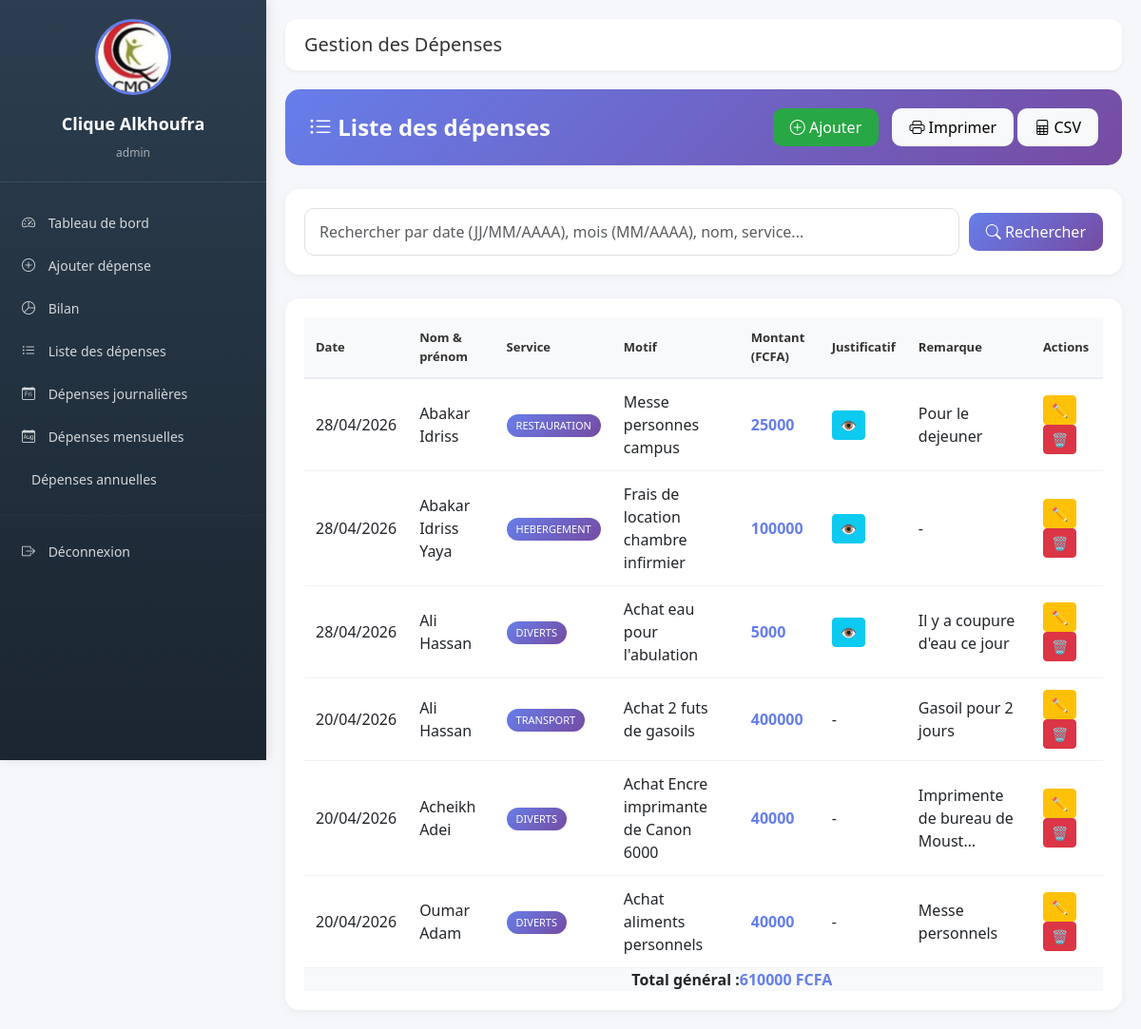
Page /liste/ (signed in) on the earlier database version.
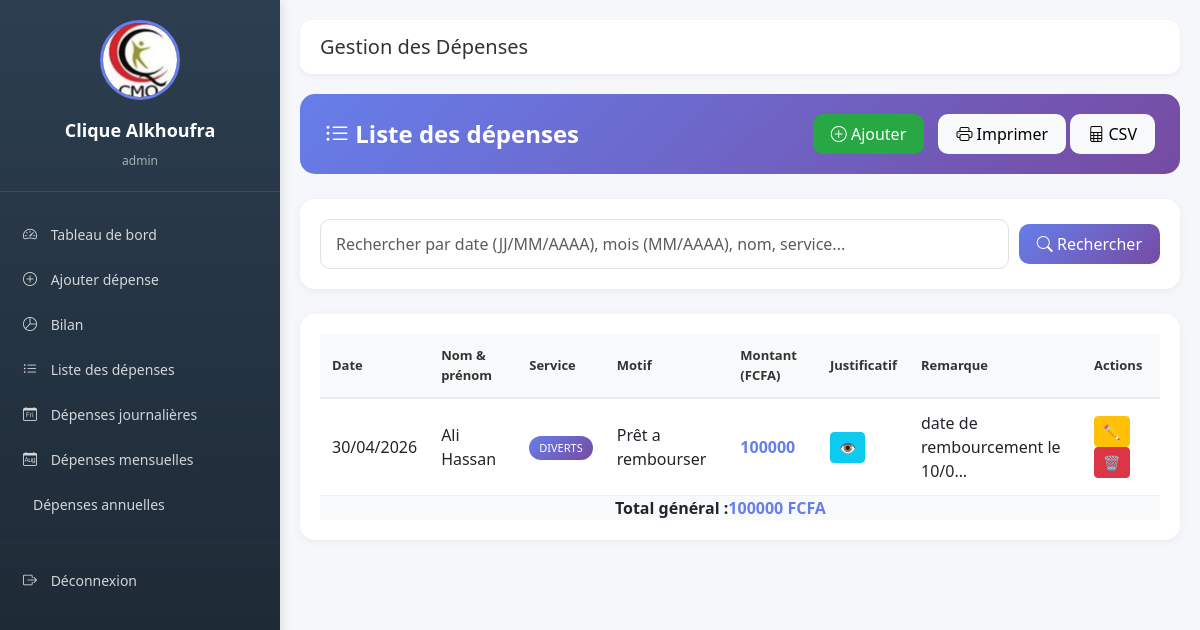
Same page on the later database version.
### depenses/models.py (models this page shows, shortened)
class Depense(models.Model):
    SERVICES = [
        ('SERVICE_CLINIQUE', 'Service Clinique'),
        ('LABORATOIRE', 'Laboratoire'),
        ('CHIRURGIE_INFIRMERIE', 'Chirurgie et Infirmerie'),
        ('CARBURANT', 'Carburant'),
        ('MAINTENANCE', 'Maintenance'),
        ('LOCATION', 'Location'),
        ('CAMPUS_MEDECIN', 'Campus Médecin'),
        ('TAXES', 'Taxes'),
        ('SALAIRE', 'Salaire'),
        ('RECEPTION', 'Réception'),
        ('HYGIENE', 'Hygiène'),
        ('AUTRES', 'Autres'),
    ]
    date = models.DateField(default=timezone.now)
    nom_prenom = models.CharField(max_length=200, verbose_name="Nom et prénom")
    service = models.CharField(max_length=50, choices=SERVICES, default='AUTRES')
    motif_depense = models.TextField(verbose_name="Motif de la dépense")
    montant = models.DecimalField(max_digits=10, decimal_places=2)
    remarque = models.TextField(blank=True, null=True)
    nom_utilisateur = models.ForeignKey(User, on_delete=models.CASCADE)
    created_at = models.DateTimeField(auto_now_add=True)
    updated_at = models.DateTimeField(auto_now=True)
    justificatif = models.FileField(
        upload_to=upload_justificatif_path,
        verbose_name="Justificatif (facture, reçu)",
        blank=True,
        null=True,
        help_text="Formats acceptés: PDF, JPG, PNG, JPEG (max 5MB)"
    )
    justificatif_nom = models.CharField(max_length=255, blank=True, null=True)
    class Meta:
        ordering = ['-date']
        verbose_name = "Dépense"
        verbose_name_plural = "Dépenses"

### depenses/views.py (the view, shortened to what this page needs)
# urls.py: path('liste/', views.liste_depenses, name='liste_depenses'),
@login_required
def liste_depenses(request):
    if request.method == 'POST':
        form = DepenseForm(request.POST, request.FILES)
        if form.is_valid():
            depense = form.save(commit=False)
            depense.nom_utilisateur = request.user
            depense.save()
            messages.success(request, "Dépense ajoutée avec succès.")
            return redirect('liste_depenses')
        else:
            messages.error(request, "Erreur dans le formulaire.")
    else:
        form = DepenseForm(initial={'date': timezone.now().date()})
    recherche = request.GET.get('recherche', '')
    depenses = Depense.objects.filter(nom_utilisateur=request.user)
    recherche_value = ''
    total = depenses.aggregate(Sum('montant'))['montant__sum'] or 0
    context = {
        'depenses': depenses,
        'total': total,
        'recherche_value': recherche_value,
        'form': form,
        'date_aujourdhui': timezone.now().date(),
    }
    return render(request, 'depenses/liste_depenses.html', context)

### depenses/forms.py (shortened to what this page needs)
class DepenseForm(forms.ModelForm):
    class Meta:
        model = Depense
        fields = ['date', 'nom_prenom', 'service', 'motif_depense', 'montant', 'remarque', 'justificatif']
        widgets = {
            'date': forms.DateInput(attrs={'type': 'date', 'class': 'form-control'}),
            'nom_prenom': forms.TextInput(attrs={'class': 'form-control', 'placeholder': 'Nom et prénom'}),
            'service': forms.Select(attrs={'class': 'form-control'}),
            'motif_depense': forms.Textarea(attrs={'class': 'form-control', 'rows': 3, 'placeholder': 'Motif de la dépense'}),
            'montant': forms.NumberInput(attrs={'class': 'form-control', 'placeholder': 'Montant en FCFA'}),
            'remarque': forms.Textarea(attrs={'class': 'form-control', 'rows': 2, 'placeholder': 'Remarques (optionnel)'}),
            'justificatif': forms.FileInput(attrs={'class': 'form-control', 'accept': '.pdf,.jpg,.jpeg,.png'}),
        }

### depenses/templates/depenses/liste_depenses.html (shortened to what this page needs)
{% extends 'depenses/base.html' %}
{% load static %}
{% block content %}
<div class="page-container">
    <div class="page-header no-print">
        <h2><i class="bi bi-list-ul"></i> Liste des dépenses</h2>
        <div class="btn-actions">
            <a href="{% url 'ajouter_depense' %}" class="btn btn-success btn-custom btn-add">
                <i class="bi bi-plus-circle"></i> Ajouter
            </a>
            <button onclick="window.print();" class="btn btn-light btn-custom">
                <i class="bi bi-printer"></i> Imprimer
            </button>
            <button onclick="exporterCSV()" class="btn btn-light btn-custom">
                <i class="bi bi-file-spreadsheet"></i> CSV
            </button>
        </div>
    </div>
    <div class="search-card no-print">
        <form method="get">
            <div class="search-input-group">
                <input type="text" name="recherche" class="form-control"
                       placeholder="Rechercher par date (JJ/MM/AAAA), mois (MM/AAAA), nom, service..."
                       value="{{ recherche_value }}">
                <button type="submit" class="btn btn-primary btn-custom">
                    <i class="bi bi-search"></i> Rechercher
                </button>
            </div>
        </form>
    </div>
    <div class="table-container">
        <table class="custom-table" id="depensesTable">
            <thead>
                <tr>
                    <th>Date</th>
                    <th>Nom & prénom</th>
                    <th>Service</th>
                    <th>Motif</th>
                    <th>Montant (FCFA)</th>
                    <th class="print-hide">Justificatif</th>
                    <th>Remarque</th>
                    <th class="no-print print-hide">Actions</th>
                </tr>
            </thead>
            <tbody>
                {% for depense in depenses %}
                <tr>
                    <td>{{ depense.date|date:"d/m/Y" }}</td>
                    <td>{{ depense.nom_prenom }}</td>
                    <td><span class="badge-service">{{ depense.get_service_display }}</span></td>
                    <td>{{ depense.motif_depense|truncatechars:50 }}</td>
                    <td class="amount">{{ depense.montant|floatformat:0 }}</td>
                    <td class="print-hide">
                        {% if depense.justificatif %}
                            <a href="{% url 'view_justificatif' depense.pk %}" target="_blank" class="btn btn-sm btn-info">👁️</a>
                        {% else %}
                            -
                        {% endif %}
                    </td>
                    <td>{{ depense.remarque|default:"-"|truncatechars:30 }}</td>
                    <td class="no-print print-hide">
                        <a href="{% url 'modifier_depense' depense.pk %}" class="btn btn-sm btn-warning">✏️</a>
                        <a href="{% url 'supprimer_depense' depense.pk %}" class="btn btn-sm btn-danger">🗑️</a>
                    </td>
                </tr>
                {% empty %}
                <tr>
                    <td colspan="8" class="text-center">Aucune dépense trouvée</td>
                </tr>
                {% endfor %}
            </tbody>
            <tfoot>
                <tr class="table-footer">
                    <td colspan="4" class="text-end"><strong>Total général :</strong></td>
                    <td colspan="4"><strong class="amount">{{ total|floatformat:0 }} FCFA</strong></td>
                </tr>
            </tfoot>
        </table>
    </div>
</div>
{% endblock %}

### depenses/templates/depenses/base.html (shortened to what this page needs)
{% load static %}
{% load django_bootstrap5 %}
<!DOCTYPE html>
<html lang="fr">
<head>
    {% bootstrap_css %}
    <link rel="stylesheet" href="{% static 'depenses/css/style.css' %}">
    <link rel="stylesheet" href="https://cdn.jsdelivr.net/npm/bootstrap-icons@1.11.3/font/bootstrap-icons.min.css">
</head>
<body>
{% if user.is_authenticated %}
    <div class="sidebar">
        <div class="sidebar-logo">
            <img src="{% static 'depenses/images/logo1.jpg' %}" alt="Logo">
            <h5>Clique Alkhoufra</h5>
            <small>{{ user.username }}</small>
        </div>
        <nav>
            <a href="{% url 'dashboard' %}"><i class="bi bi-speedometer2"></i> Tableau de bord</a>
            <a href="{% url 'ajouter_depense' %}"><i class="bi bi-plus-circle"></i> Ajouter dépense</a>
            <a href="{% url 'bilan' %}"><i class="bi bi-pie-chart"></i> Bilan</a>
            <a href="{% url 'liste_depenses' %}"><i class="bi bi-list-ul"></i> Liste des dépenses</a>
            <a href="{% url 'depenses_journalieres' %}"><i class="bi bi-calendar-day"></i> Dépenses journalières</a>
            <a href="{% url 'depenses_mensuelles' %}"><i class="bi bi-calendar-month"></i> Dépenses mensuelles</a>
            <a href="{% url 'depenses_annuelles' %}"> Dépenses annuelles</a>
            <hr style="margin: 15px 0; border-color: rgba(255,255,255,0.1);">
            <a href="{% url 'logout' %}"><i class="bi bi-box-arrow-right"></i> Déconnexion</a>
        </nav>
    </div>
    <div class="content">
        <div class="main-header">
            <h1>Gestion des Dépenses</h1>
        </div>
        {% block content %}
        {% endblock %}
    </div>
{% else %}
    {% block auth_content %}{% endblock %}
{% endif %}
</body>
</html>

### static/depenses/css/style.css (style rules this page uses)
.btn-primary { background: linear-gradient(135deg, #667eea 0%, #764ba2 100%); border: none; transition: transform 0.3s ease; }

### depenses/templates/depenses/base.html (style rules this page uses)
* { margin: 0; padding: 0; box-sizing: border-box; }
body { font-family: 'Segoe UI', Tahoma, Geneva, Verdana, sans-serif; background: #f5f7fa; overflow-x: hidden; }
.sidebar { position: fixed; top: 0; left: 0; height: 100vh; width: 280px; background: linear-gradient(180deg, #2c3e50 0%, #1a252f 100%); box-shadow: 2px 0 10px rgba(0,0,0,0.1); transition: all 0.3s ease; overflow-y: auto; z-index: 1000; }
.sidebar a { color: rgba(255,255,255,0.8); text-decoration: none; padding: 12px 20px; display: block; transition: all 0.3s ease; border-left: 3px solid transparent; font-size: 14px; }
.sidebar a i { margin-right: 10px; width: 20px; }
.sidebar-logo { padding: 20px; text-align: center; border-bottom: 1px solid rgba(255,255,255,0.1); margin-bottom: 20px; }
.sidebar-logo img { width: 80px; height: 80px; border-radius: 50%; object-fit: cover; margin-bottom: 10px; border: 3px solid #667eea; }
.sidebar-logo h5 { color: white; font-size: 18px; font-weight: 600; margin: 10px 0 5px; }
.sidebar-logo small { color: rgba(255,255,255,0.6); font-size: 12px; }
.content { margin-left: 280px; padding: 20px; background: #f5f7fa; min-height: 100vh; transition: margin-left 0.3s ease; }
.main-header { display: flex; justify-content: space-between; align-items: center; margin-bottom: 20px; background: white; padding: 15px 20px; border-radius: 12px; box-shadow: 0 2px 5px rgba(0,0,0,0.05); }
.main-header h1 { margin: 0; font-size: 20px; color: #333; }

### depenses/templates/depenses/liste_depenses.html (style rules this page uses)
.page-container { animation: fadeInUp 0.5s ease-out; }
.page-header { background: linear-gradient(135deg, #667eea 0%, #764ba2 100%); border-radius: 15px; padding: 20px 25px; margin-bottom: 25px; color: white; display: flex; justify-content: space-between; align-items: center; flex-wrap: wrap; }
.page-header h2 { margin: 0; font-size: 24px; font-weight: 600; }
.btn-custom { border-radius: 10px; padding: 8px 18px; font-weight: 500; transition: all 0.3s ease; border: none; }
.search-card { background: white; border-radius: 15px; padding: 20px; margin-bottom: 25px; box-shadow: 0 2px 10px rgba(0,0,0,0.05); }
.search-input-group { display: flex; gap: 10px; align-items: center; }
.search-input-group input { flex: 1; border-radius: 10px; border: 1px solid #e0e0e0; padding: 12px 15px; }
.table-container { background: white; border-radius: 15px; padding: 20px; box-shadow: 0 2px 10px rgba(0,0,0,0.05); overflow-x: auto; }
.custom-table { margin-bottom: 0; width: 100%; border-collapse: collapse; }
.custom-table thead th { background: #f8f9fa; color: #333; font-weight: 600; font-size: 13px; padding: 12px; border-bottom: 2px solid #e9ecef; }
.custom-table tbody td { padding: 12px; border-bottom: 1px solid #eef2f7; }
.badge-service { background: linear-gradient(135deg, #667eea 0%, #764ba2 100%); color: white; padding: 4px 10px; border-radius: 20px; font-size: 11px; display: inline-block; }
.amount { font-weight: 700; color: #667eea; }
.table-footer { background: #f8f9fa; font-weight: 700; }
.btn-add { background: #28a745; color: white; margin-right: 10px; }

Differences in the rows shown:
removed Depense: date "28/04/2026", nom_prenom "Abakar Idriss", service "RESTAURATION", motif_depense "Messe personnes campus", montant "25000", remarque "Pour le dejeuner"
removed Depense: date "28/04/2026", nom_prenom "Abakar Idriss Yaya", service "HEBERGEMENT", motif_depense "Frais de location chambre infirmier", montant "100000", remarque "-"
removed Depense: date "28/04/2026", nom_prenom "Ali Hassan", service "DIVERTS", motif_depense "Achat eau pour l'abulation", montant "5000", remarque "Il y a coupure d'eau ce jour"
removed Depense: date "20/04/2026", nom_prenom "Acheikh Adei", service "DIVERTS", motif_depense "Achat Encre imprimante de Canon 6000", montant "40000", remarque "Imprimente de bureau de Moust…"
removed Depense: date "20/04/2026", nom_prenom "Oumar Adam", service "DIVERTS", motif_depense "Achat aliments personnels", montant "40000", remarque "Messe personnels"
changed Depense "Ali Hassan": date "20/04/2026" → "30/04/2026"; service "TRANSPORT" → "DIVERTS"; motif_depense "Achat 2 futs de gasoils" → "Prêt a rembourser"; montant "400000" → "100000"; remarque "Gasoil pour 2 jours" → "date de rembourcement le 10/0…"; justificatif "-" → "👁️"
Other differences:
{{ total|floatformat:0 }}: "610000" → "100000"
